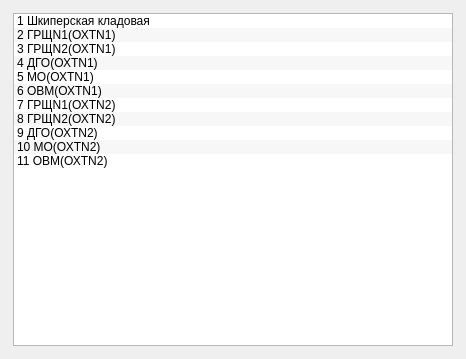
<?xml version="1.0" encoding="UTF-8"?>
<ui version="4.0">
 <class>Type0x19Widget</class>
 <widget class="QWidget" name="Type0x19Widget">
  <property name="geometry">
   <rect>
    <x>0</x>
    <y>0</y>
    <width>466</width>
    <height>359</height>
   </rect>
  </property>
  <property name="windowTitle">
   <string>Form</string>
  </property>
  <layout class="QVBoxLayout" name="verticalLayout">
   <item>
    <widget class="QWidget" name="widget" native="true">
     <layout class="QVBoxLayout" name="verticalLayout_2">
      <property name="leftMargin">
       <number>2</number>
      </property>
      <property name="topMargin">
       <number>2</number>
      </property>
      <property name="rightMargin">
       <number>2</number>
      </property>
      <property name="bottomMargin">
       <number>2</number>
      </property>
      <item>
       <widget class="QListWidget" name="listNeispravnosti">
        <property name="alternatingRowColors">
         <bool>true</bool>
        </property>
        <item>
         <property name="text">
          <string>1 Шкиперская кладовая</string>
         </property>
         <property name="checkState">
          <enum>Unchecked</enum>
         </property>
        </item>
        <item>
         <property name="text">
          <string>2 ГРЩN1(ОХТN1)</string>
         </property>
         <property name="checkState">
          <enum>Unchecked</enum>
         </property>
        </item>
        <item>
         <property name="text">
          <string>3 ГРЩN2(ОХТN1)</string>
         </property>
         <property name="checkState">
          <enum>Unchecked</enum>
         </property>
        </item>
        <item>
         <property name="text">
          <string>4 ДГО(ОХТN1)</string>
         </property>
         <property name="checkState">
          <enum>Unchecked</enum>
         </property>
        </item>
        <item>
         <property name="text">
          <string>5 МО(ОХТN1)</string>
         </property>
         <property name="checkState">
          <enum>Unchecked</enum>
         </property>
        </item>
        <item>
         <property name="text">
          <string>6 ОВМ(ОХТN1)</string>
         </property>
         <property name="checkState">
          <enum>Unchecked</enum>
         </property>
        </item>
        <item>
         <property name="text">
          <string>7 ГРЩN1(ОХТN2)</string>
         </property>
         <property name="checkState">
          <enum>Unchecked</enum>
         </property>
        </item>
        <item>
         <property name="text">
          <string>8 ГРЩN2(ОХТN2)</string>
         </property>
         <property name="checkState">
          <enum>Unchecked</enum>
         </property>
        </item>
        <item>
         <property name="text">
          <string>9 ДГО(ОХТN2)</string>
         </property>
         <property name="checkState">
          <enum>Unchecked</enum>
         </property>
        </item>
        <item>
         <property name="text">
          <string>10 МО(ОХТN2)</string>
         </property>
         <property name="checkState">
          <enum>Unchecked</enum>
         </property>
        </item>
        <item>
         <property name="text">
          <string>11 ОВМ(ОХТN2)</string>
         </property>
         <property name="checkState">
          <enum>Unchecked</enum>
         </property>
        </item>
       </widget>
      </item>
     </layout>
    </widget>
   </item>
  </layout>
 </widget>
 <resources/>
 <connections/>
</ui>
